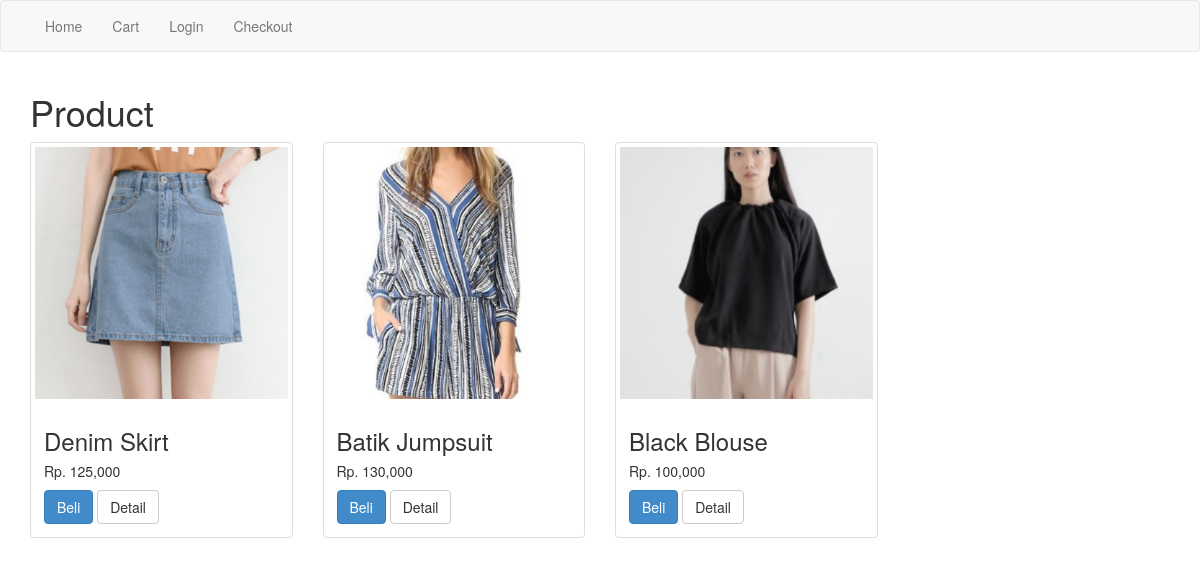
The app's page /home.php with its own data.
### tables this page shows
CREATE TABLE `produk` (
  `id_produk` int(11) NOT NULL,
  `nama_produk` varchar(100) NOT NULL,
  `harga_produk` int(11) NOT NULL,
  `berat_produk` int(11) NOT NULL,
  `foto_produk` varchar(100) NOT NULL,
  `deskripsi_produk` text NOT NULL
);

### home.php (the view, shortened to what this page needs)
<?php
    $koneksi = new mysqli("localhost","root","","aphrodite");
?>
<!DOCTYPE html>
<html>
<head>
    <link rel="stylesheet" type="text/css" href="admin/assets/css/bootstrap.css">
</head>
<body>
    <nav class="navbar navbar-default">
        <div class="container">
            <ul class="nav navbar-nav">
                <li>
                    <a href=home.php">Home</a>
                </li>
                <li>
                    <a href="cart.php">Cart</a>
                </li>
                <li>
                    <a href="login.php">Login</a>
                </li>
                <li>
                    <a href="checkout.php">Checkout</a>
                </li>
            </ul>
        </div>
    </nav>
    <section class="konten">
        <div class="container">
            <h1>Product</h1>
            <div class="row">
                <?php
                $ambil = $koneksi->query("SELECT * FROM produk");
                while ($perproduk = $ambil->fetch_assoc()){
                ?>
                <div class="col-md-3">
                    <div class="thumbnail">
                        <img src="foto_produk/<?php echo $perproduk['foto_produk'];?>" alt="" width="300px" height="300px">
                        <div class="caption">
                            <h3><?php echo $perproduk['nama_produk'];?></h3>
                            <h5>Rp. <?php echo number_format($perproduk['harga_produk']);?></h5>
                            <a href="beli.php?id=<?php echo $perproduk['id_produk'];?>" class="btn btn-primary">Beli</a>
                            <a href="detail.php?id=<?php echo $perproduk['id_produk'];?>" class="btn btn-default">Detail</a>
                        </div>
                    </div>
                </div>
                <?php
                }
                ?>
            </div>
        </div>
    </section>
</body>
</html>

### records on screen
produk: foto_produk (picture), nama_produk "Denim Skirt", harga_produk "125,000"
produk: foto_produk (picture), nama_produk "Batik Jumpsuit", harga_produk "130,000"
produk: foto_produk (picture), nama_produk "Black Blouse", harga_produk "100,000"
